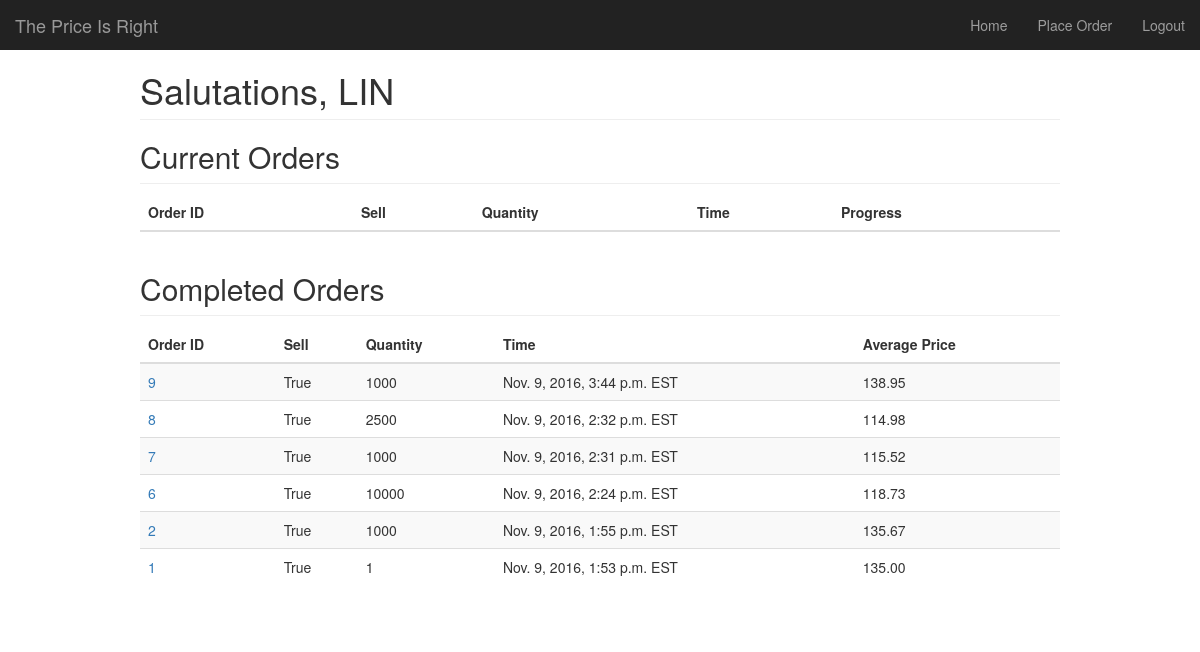
Before: / (signed in) with the older database file.
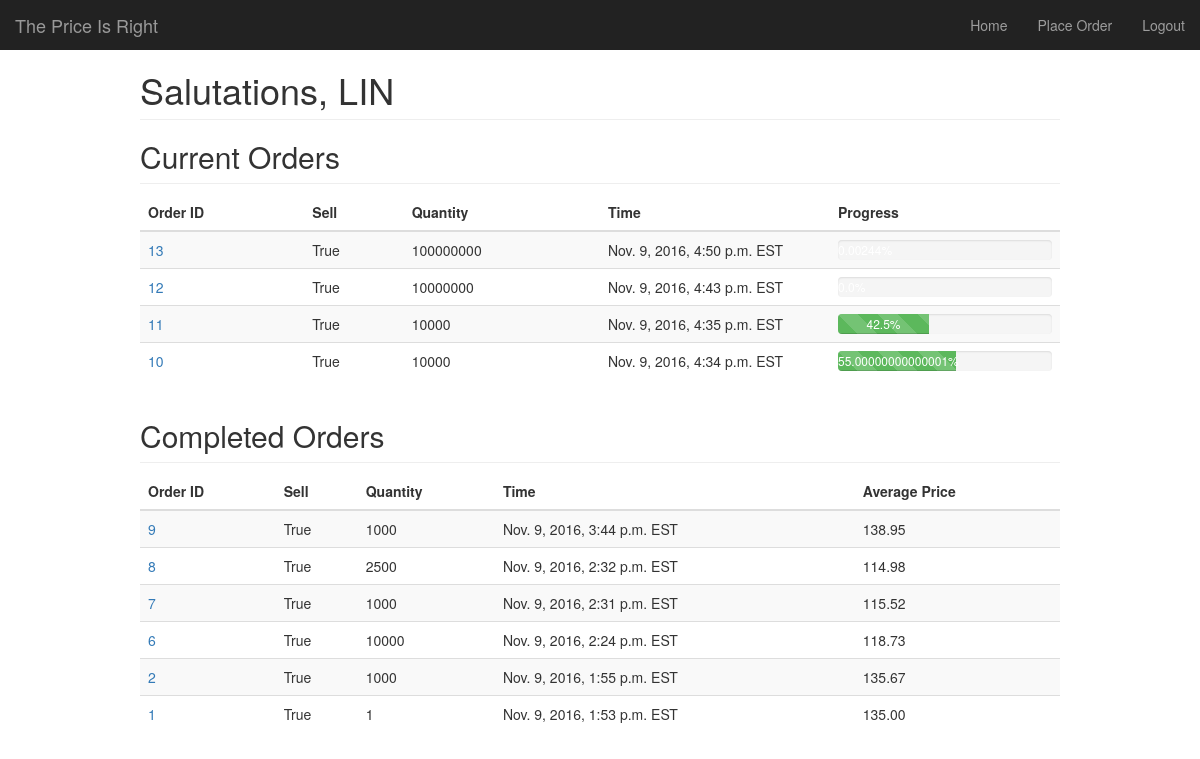
After: the same page with the newer database file.
### stocks/models.py (models this page shows)
@python_2_unicode_compatible
class ParentOrder(models.Model):
	quantity = models.IntegerField(blank=False, default=1)
	stock_type = models.CharField(max_length=20)
	is_sell = models.BooleanField(blank=False, default=True)
	time_executed = models.DateTimeField(blank=False, auto_now_add=True)
	user = models.ForeignKey(User, on_delete=models.CASCADE)
	IN_PROGRESS = 'P'
	COMPLETED = 'C'
	FAILED = 'F'
	STATUS_CHOICES = (
		(IN_PROGRESS, 'In Progress'),
		(COMPLETED, 'Completed'),
		(FAILED, 'Failed')
	)
	status = models.CharField(
		max_length=1,
		choices=STATUS_CHOICES,
		default=IN_PROGRESS
	)
	progress = models.FloatField(blank=False, default=0.0)
	def is_valid(self):
		if self.quantity <= 0:
			return False
		else:
			return True
	def verify_market_price(self, price_json):
		top_bid = price_json.get('top_bid')
		if top_bid is None:
			return False
		price = top_bid.get('price')
		if price is None:
			return False
		return True
	def query_market_price(self, number_of_tries=10):
		quote = json.loads(urllib2.urlopen(QUERY.format(self.id)).read())
		while not self.verify_market_price(quote):  # We failed to verify, the exchange simulator returned a bad response
			quote = json.loads(urllib2.urlopen(QUERY.format(self.id)).read())
			time.sleep(5)  # sleep 5 seconds before trying again
			number_of_tries -= 1
			if number_of_tries == 0:  # no tries left, we give up querying and selling
				return False
		price = float(quote['top_bid']['price'])
		print "Quoted at %s" % price
		return price
	def execute_sell(self, quantity, price):
		url   = ORDER.format(self.id, quantity, price)
		response = urllib2.urlopen(url).read()
		if response == "":
			order = {
			u'timestamp': datetime.datetime.now(),
			u'qty': quantity,
			u'side': u'sell',
			u'avg_price': 0.0
			}
		else:
			order = json.loads(response)
		return order
	def create_child(self, order, attempted_price):
		if (order['avg_price'] == 0.0):
			co = ChildOrder.objects.create(
				parent_order=self,
				quantity = order['qty'],
				is_successful=False,
				price=attempted_price
			)
		else:
			co = ChildOrder.objects.create(
				parent_order=self,
				quantity = order['qty'],
				is_successful=True,
				price=order['avg_price']
			)
			self.progress += (order['qty']/self.quantity) * 100
		print "child created: "
		print co
		co.save()
		return co
	def trade(self):
		if not self.is_valid():
			print "Problem, someone created a bad parent order that shouldn't even be here"
			return  # This code should never be reached, since if an order is not valid, we don't even create it
		number_of_successes = 0
		if ((self.quantity/10) < 10):
			maximum_child_size = self.quantity
		else:
			maximum_child_size = self.quantity / 10  # hardcoded to split by 10%
		child_order_size = maximum_child_size
		quantity_to_sell = self.quantity
		while quantity_to_sell > 0:
			price = self.query_market_price()
			if price is False:
				self.status = self.FAILED
				self.save()
				return
			price -= ORDER_DISCOUNT  # query is successful, update price accordingly
			if (quantity_to_sell < child_order_size):
				child_order_size = quantity_to_sell  # make sure child order size never exceeds what we have left to sell
			order = self.execute_sell(child_order_size, price)
			self.create_child(order, price)
			if (order['avg_price'] == 0.0):
				number_of_successes -= 1
			else:
				number_of_successes += 1
				quantity_to_sell -= order['qty']
			if (number_of_successes == FAILURE_TOLERANCE):
				child_order_size /= 2
				number_of_successes = 0
			elif (number_of_successes == SUCCESS_TOLERANCE and child_order_size < maximum_child_size):
				child_order_size *= 2
				number_of_successes = 0
			time.sleep(N)
		self.status = self.COMPLETED
		self.save() # we forgot to save after setting self.success=True. The update() function solves this
	def __str__(self):
		return str(self.id) + ": " + str(self.quantity) + " x " + self.stock_type + ' status:' + self.status

### authentication/views.py (the view)
# urls.py: url(r'^$', views.index, name='index'),
@login_required(login_url="login/")
def index(request):
    order_list = ParentOrder.objects.all().order_by('-time_executed')
    for order in order_list:
        child_sold = ChildOrder.objects.filter(parent_order=order.id).filter(is_successful=True).aggregate(Sum('quantity'))
        child_sold = child_sold['quantity__sum']
        if child_sold is None:
			order.progress = 0.0  # Why this logic jackie? # there was no logic it was 4am
        else:
			order.progress = (float(child_sold)/float(order.quantity)) * 100
        total_price = ChildOrder.objects.filter(parent_order=order.id).filter(is_successful=True).aggregate(total=Sum(F('price') * F('quantity')))
        total_price = total_price['total']
        if total_price is None:
            order.avg_price = 0.0
        else:
            order.avg_price = '{:,.2f}'.format(total_price/child_sold)
    context_dict = {'orders': order_list}
    return render(request, "index.html", context_dict)

### templates/index.html (shortened to what this page needs)
{% extends 'base.html' %}
{% load staticfiles %}
{% block head-extras %}
    <link href="{% static "stocks/dashboard.css" %}" rel="stylesheet">
{% endblock %}
{% block content %}
  <h2 class="sub-header">Current Orders</h2>
  <div class="table-responsive">
    <table class="table table-striped">
      <thead>
        <tr>
          <th>Order ID</th>
          <th>Sell</th>
          <th>Quantity</th>
          <th>Time</th>
          <th>Progress</th>
        </tr>
      </thead>
      {% if orders %}
        <tbody>
            {% for order in orders %}
                {% if order.status == 'P' %}
                    <tr>
                        <td> <a href="{% url 'order_detail' order.id %}">{{ order.id }} </a>
                        <td> {{ order.is_sell }}
                        <td> {{ order.quantity }}
                        <td class="col-md-3"> {{ order.time_executed }} EST
                        <td class="col-md-3">
                            <div class="progress">
                                <div class="progress-bar progress-bar-success progress-bar-striped active" role="progressbar" aria-valuenow="{{ order.progress }}" aria-valuemin="0" aria-valuemax="100" style="width:{{ order.progress }}%"> {{ order.progress }}%
                                </div>
                            </div>
                    </tr>
                {% endif %}
            {% endfor %}
        </tbody>
    {% endif %}
    </table>
  </div>
  <h2 class="sub-header">Completed Orders</h2>
  <div class="table-responsive">
    <table class="table table-striped">
      <thead>
        <tr>
          <th>Order ID</th>
          <th>Sell</th>
          <th>Quantity</th>
          <th>Time</th>
          <th>Average Price</th>
        </tr>
      </thead>
      {% if orders %}
        <tbody>
            {% for order in orders %}
                {% if order.status == 'C' %}
                    <tr>
                        <td> <a href="{% url 'order_detail' order.id %}">{{ order.id }} </a>
                        <td> {{ order.is_sell }}
                        <td> {{ order.quantity }}
                        <td> {{ order.time_executed }} EST
                        <td> {{ order.avg_price }}
                    </tr>
                {% endif %}
            {% endfor %}
        </tbody>
    {% endif %}
    </table>
  </div>
{% endblock %}

Changed rows visible on the page:
added ParentOrder: id "13", is_sell "True", quantity "100000000", time_executed "Nov. 9, 2016, 4:50 p.m.", shown under "Current Orders"
added ParentOrder: id "12", is_sell "True", quantity "10000000", time_executed "Nov. 9, 2016, 4:43 p.m.", shown under "Current Orders"
added ParentOrder: id "11", is_sell "True", quantity "10000", time_executed "Nov. 9, 2016, 4:35 p.m.", progress "42.5", shown under "Current Orders"
added ParentOrder: id "10", is_sell "True", quantity "10000", time_executed "Nov. 9, 2016, 4:34 p.m.", progress "55.00000000000001", shown under "Current Orders"
